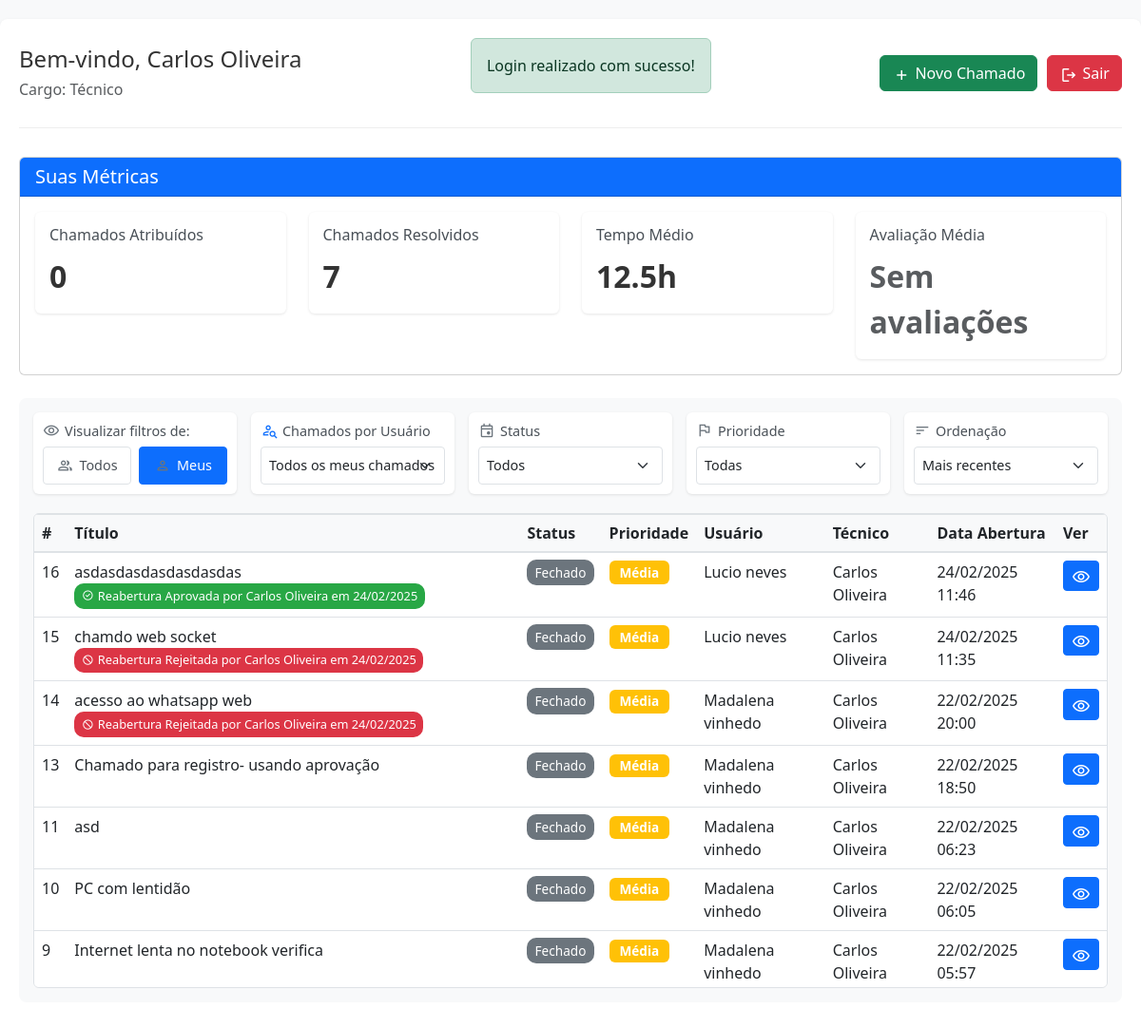
The page /dashboard.php (signed in) on the database its author committed.
### tables this page shows
CREATE TABLE `usuarios` (
  `id_usuario` int NOT NULL,
  `nome` varchar(100) NOT NULL,
  `email` varchar(100) NOT NULL,
  `senha` varchar(255) NOT NULL,
  `cargo` enum('Administrador','Técnico','Usuário') NOT NULL,
  `telefone` varchar(20) DEFAULT NULL,
  `whatsapp` varchar(20) DEFAULT NULL,
  `cidade` varchar(100) DEFAULT NULL,
  `estado` char(2) DEFAULT NULL,
  `data_nascimento` date DEFAULT NULL,
  `data_cadastro` timestamp NULL DEFAULT CURRENT_TIMESTAMP,
  `data_atualizacao` timestamp NULL DEFAULT CURRENT_TIMESTAMP ON UPDATE CURRENT_TIMESTAMP
);

CREATE TABLE `chamados` (
  `id_chamado` int NOT NULL,
  `titulo` varchar(100) NOT NULL,
  `descricao` text NOT NULL,
  `status` enum('Aberto','Em andamento','Fechado') NOT NULL DEFAULT 'Aberto',
  `prioridade` enum('Alta','Média','Baixa') NOT NULL,
  `id_usuario` int NOT NULL,
  `id_tecnico` int DEFAULT NULL,
  `data_abertura` timestamp NULL DEFAULT CURRENT_TIMESTAMP,
  `data_captura` timestamp NULL DEFAULT NULL,
  `data_fechamento` timestamp NULL DEFAULT NULL
);

### dashboard.php (the view, shortened to what the rows shown need)
<?php
require_once 'db_connection.php';
$stmt = mysqli_prepare($conn, "SELECT nome, cargo FROM usuarios WHERE id_usuario = ?");
mysqli_stmt_bind_param($stmt, "i", $_SESSION['user_id']);
mysqli_stmt_execute($stmt);
$result = mysqli_stmt_get_result($stmt);
$usuario = mysqli_fetch_assoc($result);
$filtro_usuario_especifico = isset($_GET['filtro_usuario_especifico']) ? $_GET['filtro_usuario_especifico'] : 'todos';
$ordem = isset($_GET['ordem']) ? $_GET['ordem'] : 'data_abertura DESC';
$usuarios_lista = [];
$tecnicos_lista = [];
if ($usuario['cargo'] === 'Administrador') {
    $stmt = mysqli_prepare($conn, "SELECT id_usuario, nome, cargo FROM usuarios ORDER BY nome");
    mysqli_stmt_execute($stmt);
    $result = mysqli_stmt_get_result($stmt);
    while ($row = mysqli_fetch_assoc($result)) {
        $usuarios_lista[] = $row;
        if ($row['cargo'] === 'Técnico') {
            $tecnicos_lista[] = $row;
        }
    }
} elseif ($usuario['cargo'] === 'Técnico') {
    $stmt = mysqli_prepare($conn, "
        SELECT DISTINCT u.id_usuario, u.nome, u.cargo
        FROM usuarios u
        INNER JOIN chamados c ON u.id_usuario = c.id_usuario
        WHERE c.id_tecnico = ?
        ORDER BY u.nome");
    mysqli_stmt_bind_param($stmt, "i", $_SESSION['user_id']);
    mysqli_stmt_execute($stmt);
    $result = mysqli_stmt_get_result($stmt);
    while ($row = mysqli_fetch_assoc($result)) {
        $usuarios_lista[] = $row;
    }
}
$sql = "SELECT
            c.*,
            u1.nome as usuario_nome,
            u2.nome as tecnico_nome,
            (SELECT COUNT(*) FROM solicitacoes_reabertura sr WHERE sr.id_chamado = c.id_chamado AND sr.status = 'Pendente') as tem_solicitacao_reabertura,
            (SELECT sr.status FROM solicitacoes_reabertura sr WHERE sr.id_chamado = c.id_chamado ORDER BY sr.data_solicitacao DESC LIMIT 1) as ultimo_status_solicitacao,
            (SELECT u.nome FROM solicitacoes_reabertura sr
             INNER JOIN usuarios u ON sr.id_responsavel = u.id_usuario
             WHERE sr.id_chamado = c.id_chamado
             ORDER BY sr.data_solicitacao DESC LIMIT 1) as responsavel_ultima_solicitacao,
            (SELECT sr.data_resposta FROM solicitacoes_reabertura sr
             WHERE sr.id_chamado = c.id_chamado
             ORDER BY sr.data_solicitacao DESC LIMIT 1) as data_ultima_resposta
        FROM chamados c
        LEFT JOIN usuarios u1 ON c.id_usuario = u1.id_usuario
        LEFT JOIN usuarios u2 ON c.id_tecnico = u2.id_usuario
        WHERE 1=1";
$params = [];
$types = "";
if ($usuario['cargo'] === 'Administrador') {
} elseif ($usuario['cargo'] === 'Técnico') {
    if ($filtro_usuario_especifico !== 'todos') {
        $sql .= " AND c.id_tecnico = ? AND c.id_usuario = ?";
        $params[] = $_SESSION['user_id'];
        $params[] = $filtro_usuario_especifico;
        $types .= "ii";
    } else {
        $sql .= " AND (c.id_tecnico = ? OR (c.id_tecnico IS NULL AND c.status = 'Aberto'))";
        $params[] = $_SESSION['user_id'];
        $types .= "i";
    }
} else {
    $sql .= " AND c.id_usuario = ?";
    $params[] = $_SESSION['user_id'];
    $types .= "i";
}
$sql .= " ORDER BY " . $ordem;
$stmt = mysqli_prepare($conn, $sql);
if (!empty($params)) {
    mysqli_stmt_bind_param($stmt, $types, ...$params);
}
mysqli_stmt_execute($stmt);
$result = mysqli_stmt_get_result($stmt);
$chamados = [];
while ($row = mysqli_fetch_assoc($result)) {
    $chamados[] = $row;
}
?>
<!DOCTYPE html>
<html lang="pt-BR">
<head>
    <link href="https://cdn.jsdelivr.net/npm/bootstrap@5.3.0/dist/css/bootstrap.min.css" rel="stylesheet">
    <link rel="stylesheet" href="css/styles.css">
</head>
<body>
    <div class="container">
        <div class="header">
            <div class="header-info">
                <h1>Bem-vindo, <?php echo htmlspecialchars($usuario['nome']); ?></h1>
                <p class="text-muted">Cargo: <?php echo htmlspecialchars($usuario['cargo']); ?></p>
            </div>
        </div>
        <div class="filtros-container">
            <form id="filtrosForm" method="GET" class="filtros-grid">
                <?php if ($usuario['cargo'] === 'Administrador' || ($usuario['cargo'] === 'Técnico' && !empty($usuarios_lista))): ?>
                <div class="filtro-grupo">
                    <h5>
                        <span class="material-symbols-outlined person-search-icon">person_search</span>
                        <?php if ($usuario['cargo'] === 'Administrador'): ?>
                            Usuário Específico
                        <?php else: ?>
                            Chamados por Usuário
                        <?php endif; ?>
                    </h5>
                    <select name="filtro_usuario_especifico" class="form-select" onchange="this.form.submit()">
                        <option value="todos">
                            <?php if ($usuario['cargo'] === 'Administrador'): ?>
                                Todos os usuários
                            <?php else: ?>
                                Todos os meus chamados
                            <?php endif; ?>
                        </option>
                    </select>
                </div>
                <?php endif; ?>
            </form>
            <div class="table-responsive">
                <table class="table table-hover chamados-table">
                    <thead>
                        <tr>
                            <th>#</th>
                            <th style="min-width: 250px;">Título</th>
                            <th>Status</th>
                            <th>Prioridade</th>
                            <th>Usuário</th>
                            <th>Técnico</th>
                            <th>Data Abertura</th>
                            <th>Ver</th>
                        </tr>
                    </thead>
                    <tbody>
                        <?php if (empty($chamados)): ?>
                        <tr>
                            <td colspan="8" class="text-center py-4">
                                <span class="material-symbols-outlined d-block mb-2" style="font-size: 48px; color: #6c757d;">search_off</span>
                                <p class="mb-0">Nenhum chamado encontrado com os filtros selecionados.</p>
                            </td>
                        </tr>
                        <?php else: ?>
                            <?php foreach ($chamados as $chamado):
                                $row_class = '';
                                $badge_class = '';
                                $badge_icon = '';
                                $badge_text = '';
                                if ($chamado['tem_solicitacao_reabertura'] > 0) {
                                    $row_class = 'chamado-row-com-solicitacao';
                                    $badge_class = 'pendente';
                                    $badge_icon = 'refresh';
                                    $badge_text = 'Solicitação de Reabertura Pendente';
                                } elseif ($chamado['ultimo_status_solicitacao'] === 'Rejeitada') {
                                    $row_class = 'chamado-row-rejeitado';
                                    $badge_class = 'rejeitada';
                                    $badge_icon = 'block';
                                    $badge_text = 'Reabertura Rejeitada por ' . $chamado['responsavel_ultima_solicitacao'] .
                                                ' em ' . date('d/m/Y', strtotime($chamado['data_ultima_resposta']));
                                } elseif ($chamado['ultimo_status_solicitacao'] === 'Aprovada') {
                                    $row_class = 'chamado-row-aprovado';
                                    $badge_class = 'aprovada';
                                    $badge_icon = 'check_circle';
                                    $badge_text = 'Reabertura Aprovada por ' . $chamado['responsavel_ultima_solicitacao'] .
                                                ' em ' . date('d/m/Y', strtotime($chamado['data_ultima_resposta']));
                                }
                            ?>
                            <tr class="<?php echo $row_class; ?>">
                                <td><?php echo htmlspecialchars($chamado['id_chamado']); ?></td>
                                <td>
                                    <?php echo htmlspecialchars($chamado['titulo']); ?>
                                    <?php if ($badge_text): ?>
                                        <span class="badge-solicitacao <?php echo $badge_class; ?>" title="<?php echo $badge_text; ?>">
                                            <span class="material-symbols-outlined"><?php echo $badge_icon; ?></span>
                                            <?php echo $badge_text; ?>
                                        </span>
                                    <?php endif; ?>
                                </td>
                                <td>
                                    <span class="status-badge status-<?php echo strtolower(str_replace(' ', '-', $chamado['status'])); ?>">
                                        <?php echo htmlspecialchars($chamado['status']); ?>
                                    </span>
                                </td>
                                <td>
                                    <span class="badge bg-<?php
                                        echo $chamado['prioridade'] === 'Alta' ? 'danger' :
                                            ($chamado['prioridade'] === 'Média' ? 'warning' : 'success');
                                    ?>">
                                        <?php echo htmlspecialchars($chamado['prioridade']); ?>
                                    </span>
                                </td>
                                <td><?php echo htmlspecialchars($chamado['usuario_nome']); ?></td>
                                <td><?php echo $chamado['tecnico_nome'] ? htmlspecialchars($chamado['tecnico_nome']) : '-'; ?></td>
                                <td><?php echo date('d/m/Y H:i', strtotime($chamado['data_abertura'])); ?></td>
                                <td>
                                    <a href="ver_chamado.php?id=<?php echo $chamado['id_chamado']; ?>" class="btn btn-sm btn-primary">
                                        <span class="material-symbols-outlined">visibility</span>
                                    </a>
                                </td>
                            </tr>
                            <?php endforeach; ?>
                        <?php endif; ?>
                    </tbody>
                </table>
            </div>
        </div>
    </body>
</html>

### rows shown on the page
usuarios: nome "Carlos Oliveira", cargo "Técnico", filtro_usuario_especifico "Todos os meus chamados"
chamados: id_chamado "16", titulo "asdasdasdasdasdasdas", badge_text "Reabertura Aprovada por Carlos Oliveira em 24/02/2025", status "Fechado", prioridade "Média", id_usuario.nome "Lucio neves", id_tecnico.nome "Carlos Oliveira", data_abertura "24/02/2025 11:46"
chamados: id_chamado "15", titulo "chamdo web socket", badge_text "Reabertura Rejeitada por Carlos Oliveira em 24/02/2025", status "Fechado", prioridade "Média", id_usuario.nome "Lucio neves", id_tecnico.nome "Carlos Oliveira", data_abertura "24/02/2025 11:35"
chamados: id_chamado "14", titulo "acesso ao whatsapp web", badge_text "Reabertura Rejeitada por Carlos Oliveira em 24/02/2025", status "Fechado", prioridade "Média", id_usuario.nome "Madalena vinhedo", id_tecnico.nome "Carlos Oliveira", data_abertura "22/02/2025 20:00"
chamados: id_chamado "13", titulo "Chamado para registro- usando aprovação", status "Fechado", prioridade "Média", id_usuario.nome "Madalena vinhedo", id_tecnico.nome "Carlos Oliveira", data_abertura "22/02/2025 18:50"
chamados: id_chamado "11", titulo "asd", status "Fechado", prioridade "Média", id_usuario.nome "Madalena vinhedo", id_tecnico.nome "Carlos Oliveira", data_abertura "22/02/2025 06:23"
chamados: id_chamado "10", titulo "PC com lentidão", status "Fechado", prioridade "Média", id_usuario.nome "Madalena vinhedo", id_tecnico.nome "Carlos Oliveira", data_abertura "22/02/2025 06:05"
chamados: id_chamado "9", titulo "Internet lenta no notebook verifica", status "Fechado", prioridade "Média", id_usuario.nome "Madalena vinhedo", id_tecnico.nome "Carlos Oliveira", data_abertura "22/02/2025 05:57"

### other values the page prints
$_SESSION['success_message'] "Login realizado com sucesso!"
$chamados_atribuidos "0"
$chamados_resolvidos "7"
$tempo_medio "12.5"
